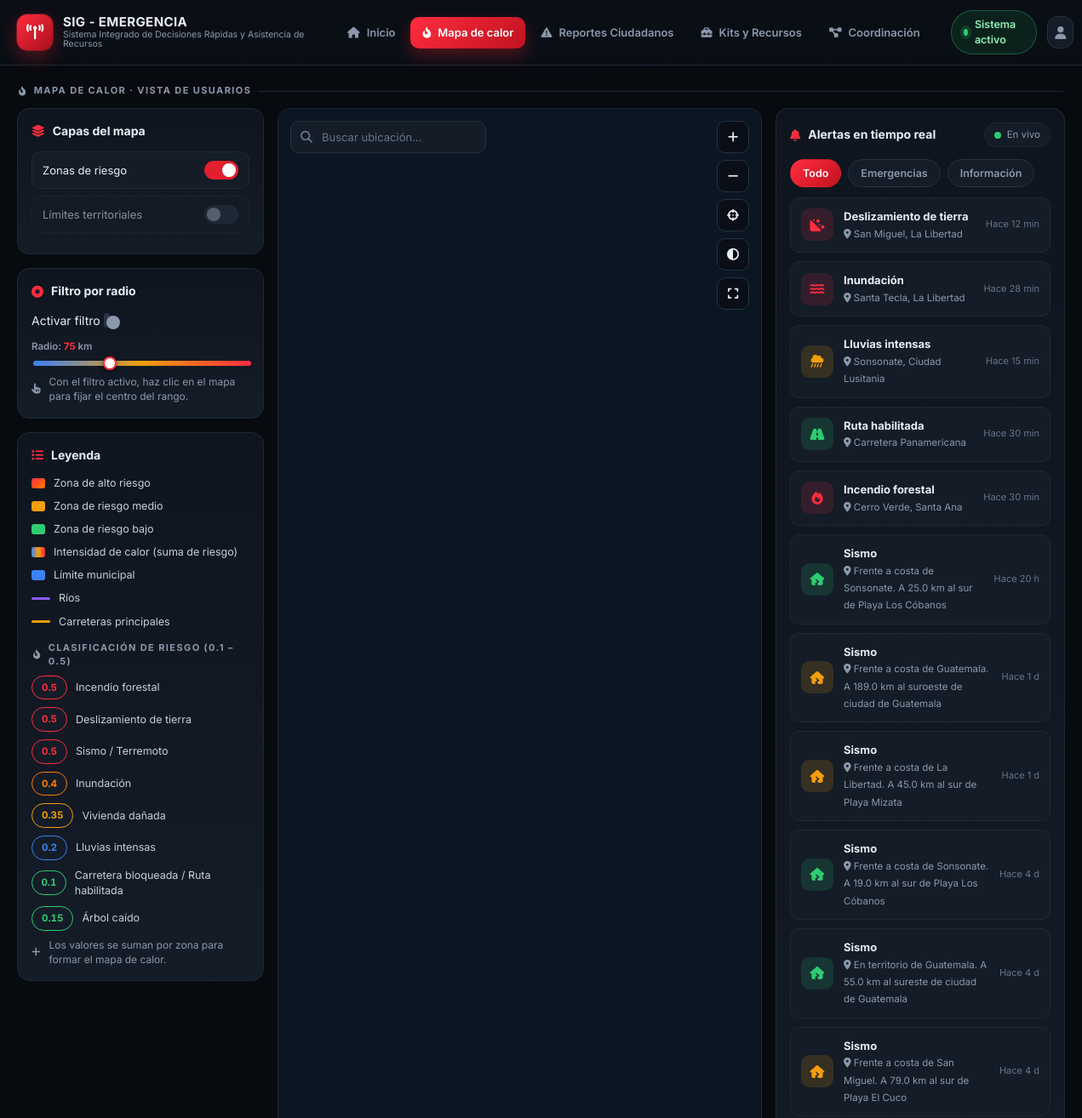
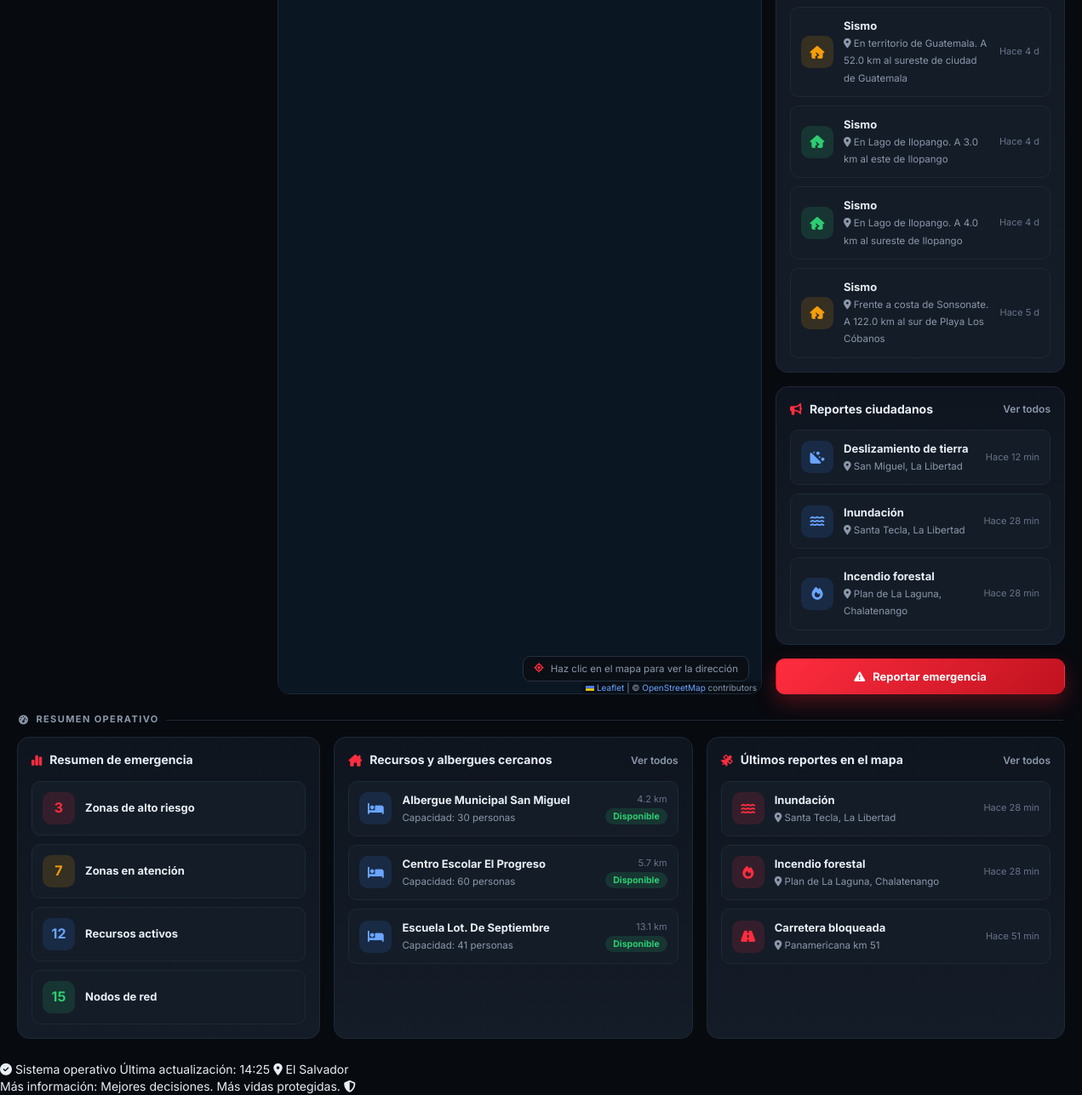
The app's page /mapa.php?reporte=17 with its own data (2 pictures, top to bottom).
### tables this page shows
CREATE TABLE alertas (
        id INTEGER PRIMARY KEY AUTOINCREMENT,
        nivel TEXT NOT NULL,
        tipo TEXT NOT NULL,
        lugar TEXT NOT NULL,
        tiempo TEXT NOT NULL,
        icon TEXT NOT NULL
    , lat REAL, lon REAL, ref TEXT, magnitud REAL, profundidad REAL, url TEXT, fuente TEXT, evento TEXT);

CREATE TABLE reportes (
        id INTEGER PRIMARY KEY AUTOINCREMENT,
        titulo TEXT NOT NULL,
        lugar TEXT NOT NULL,
        tiempo TEXT NOT NULL,
        estado TEXT NOT NULL,
        icon TEXT NOT NULL,
        descripcion TEXT NOT NULL DEFAULT ''
    , lat REAL, lon REAL);

CREATE TABLE kits (
        id INTEGER PRIMARY KEY AUTOINCREMENT,
        nombre TEXT NOT NULL,
        categoria TEXT NOT NULL,
        tipo TEXT NOT NULL,
        estado TEXT NOT NULL,
        ubicacion TEXT NOT NULL,
        cantidad TEXT NOT NULL,
        vencimiento TEXT NOT NULL,
        icon TEXT NOT NULL,
        color TEXT NOT NULL DEFAULT 'blue'
    );

CREATE TABLE albergues (
        id INTEGER PRIMARY KEY AUTOINCREMENT,
        nombre TEXT NOT NULL,
        distancia TEXT NOT NULL,
        capacidad TEXT NOT NULL,
        estado TEXT NOT NULL DEFAULT 'Disponible'
    , lat REAL, lon REAL);

### includes/data.php (called while the page is built, shortened)
<?php
$RECURSOS_RESUMEN = [
    ['valor' => '3',  'label' => 'Zonas de alto riesgo',  'color' => 'red'],
    ['valor' => '7',  'label' => 'Zonas en atención',     'color' => 'amber'],
    ['valor' => '12', 'label' => 'Recursos activos',      'color' => 'blue'],
    ['valor' => '15', 'label' => 'Nodos de red',          'color' => 'green'],
];
try {
    $pdo = db();
    $ALERTAS = $pdo->query("SELECT id, nivel, tipo, lugar, tiempo, icon FROM alertas ORDER BY id")->fetchAll();
    $REPORTES = $pdo->query("SELECT id, titulo, lugar, tiempo, estado, icon, lat, lon, descripcion AS \"desc\" FROM reportes ORDER BY id")->fetchAll();
    $KITS = $pdo->query("SELECT id, nombre AS n, categoria AS cat, tipo, estado AS disp, ubicacion AS loc, cantidad AS cant, vencimiento AS fecha, icon, color FROM kits ORDER BY id")->fetchAll();
    $ALBERGUES = $pdo->query("SELECT nombre AS n, distancia AS loc, capacidad AS cap, estado FROM albergues ORDER BY id")->fetchAll();
    $capas_db = $pdo->query("SELECT nombre AS n, activa FROM capas ORDER BY id")->fetchAll();
    $CAPAS = array_map(function ($c) {
        return ['n' => $c['n'], 'on' => (bool) $c['activa']];
    }, $capas_db);
} catch (Throwable $e) {
}

### includes/risk.php (called while the page is built, shortened)
<?php
function risk_scale() {
    return [
        ['key' => 'incendio',      'valor' => 0.50, 'label' => 'Incendio forestal'],
        ['key' => 'deslizamiento', 'valor' => 0.50, 'label' => 'Deslizamiento de tierra'],
        ['key' => 'sismo',         'valor' => 0.50, 'label' => 'Sismo / Terremoto'],
        ['key' => 'inundacion',    'valor' => 0.40, 'label' => 'Inundación'],
        ['key' => 'vivienda',      'valor' => 0.35, 'label' => 'Vivienda dañada'],
        ['key' => 'lluvia',        'valor' => 0.20, 'label' => 'Lluvias intensas'],
        ['key' => 'carretera',     'valor' => 0.10, 'label' => 'Carretera bloqueada / Ruta habilitada'],
        ['key' => 'arbol',         'valor' => 0.15, 'label' => 'Árbol caído'],
    ];
}
function risk_color($valor) {
    if ($valor >= 0.5) {
        return '#ff2d3f';
    }
    if ($valor >= 0.4) {
        return '#ff7a00';
    }
    if ($valor >= 0.3) {
        return '#f59e0b';
    }
    if ($valor >= 0.2) {
        return '#3b82f6';
    }
    return '#2ecc71';
}

### mapa.php (the view, shortened to what this page needs)
<?php
require_once __DIR__ . '/includes/data.php';
require_once __DIR__ . '/includes/risk.php';
$CAPA_KEYS = [
    'Zonas de riesgo' => 'riesgo',
    'Límites territoriales' => 'limites',
];
require __DIR__ . '/includes/header.php';
?>
<div class="section-label" style="margin-top:4px"><i class="fa-solid fa-fire-flame-curved"></i> Mapa de calor · Vista de usuarios</div>
<div class="grid cols-3">
  <div class="stack">
    <div class="panel layer-panel">
      <div class="panel-head"><h3><i class="fa-solid fa-layer-group"></i> Capas del mapa</h3></div>
      <?php foreach ($CAPAS as $c): ?>
        <?php $lk = $CAPA_KEYS[$c['n']] ?? ''; if ($lk === '') { continue; } ?>
        <div class="layer" style="opacity:<?= $c['on'] ? '1' : '.55' ?>">
          <span><?= htmlspecialchars($c['n']) ?></span>
          <label class="switch">
            <span class="sl"></span>
          </label>
        </div>
      <?php endforeach; ?>
    </div>
    <div class="panel">
      <div class="panel-head"><h3><i class="fa-solid fa-circle-dot"></i> Filtro por radio</h3></div>
      <div class="layer">
        <span>Activar filtro</span>
        <label class="switch">
          <span class="sl"></span>
        </label>
      </div>
      <div class="field radius-field" style="margin:12px 0 8px">
        <label for="radiusRange">Radio: <strong id="radiusVal">75</strong> km</label>
        <input type="range" id="radiusRange" min="10" max="200" step="5" value="75">
      </div>
      <div class="meta-row"><i class="fa-solid fa-hand-pointer"></i> Con el filtro activo, haz clic en el mapa para fijar el centro del rango.</div>
    </div>
    <div class="panel">
      <div class="panel-head"><h3><i class="fa-solid fa-list"></i> Leyenda</h3></div>
      <div class="legend">
        <div class="li"><span class="sw" style="background:linear-gradient(135deg,#ff2d3f,#ff7a00)"></span> Zona de alto riesgo</div>
        <div class="li"><span class="sw" style="background:#f59e0b"></span> Zona de riesgo medio</div>
        <div class="li"><span class="sw" style="background:#2ecc71"></span> Zona de riesgo bajo</div>
        <div class="li"><span class="sw" style="background:linear-gradient(90deg,#3b82f6,#f59e0b,#ff2d3f)"></span> Intensidad de calor (suma de riesgo)</div>
        <div class="li"><span class="sw" style="background:#3b82f6"></span> Límite municipal</div>
        <div class="li"><span class="ln" style="border-color:#8b5cf6"></span> Ríos</div>
        <div class="li"><span class="ln" style="border-color:#f59e0b"></span> Carreteras principales</div>
      </div>
      <div class="section-label" style="margin:14px 2px 8px"><i class="fa-solid fa-fire-flame-curved"></i> Clasificación de riesgo (0.1 – 0.5)</div>
      <div class="legend">
        <?php foreach (risk_scale() as $rs): ?>
          <div class="li">
            <span class="chip risk-chip" style="--c:<?= risk_color($rs['valor']) ?>"><?= rtrim(rtrim(number_format($rs['valor'], 2, '.', ''), '0'), '.') ?></span>
            <?= htmlspecialchars($rs['label']) ?>
          </div>
        <?php endforeach; ?>
      </div>
      <div class="meta-row" style="margin-top:8px"><i class="fa-solid fa-plus"></i> Los valores se suman por zona para formar el mapa de calor.</div>
    </div>
  </div>
  <div class="map-wrap">
    <div id="mapCalor" class="map"></div>
    <div class="map-search">
      <div class="input-icon">
        <i class="fa-solid fa-magnifying-glass"></i>
        <input type="text" data-osm-search data-osm-target="mapCalor" placeholder="Buscar ubicación..." autocomplete="off">
      </div>
    </div>
    <div class="map-tools">
      <button class="map-tool" data-map-action="zoom-in"><i class="fa-solid fa-plus"></i></button>
      <button class="map-tool" data-map-action="zoom-out"><i class="fa-solid fa-minus"></i></button>
      <button class="map-tool" data-map-action="locate"><i class="fa-solid fa-crosshairs"></i></button>
      <button class="map-tool" data-map-action="theme" title="Tema claro / oscuro"><i class="fa-solid fa-circle-half-stroke"></i></button>
      <button class="map-tool" data-map-action="expand"><i class="fa-solid fa-expand"></i></button>
    </div>
    <div class="map-coords"><i class="fa-solid fa-location-crosshairs"></i> Haz clic en el mapa para ver la dirección</div>
  </div>
  <div class="stack">
    <div class="panel">
      <div class="panel-head">
        <h3><i class="fa-solid fa-bell"></i> Alertas en tiempo real</h3>
        <div style="display:flex;gap:8px;align-items:center">
          <span class="chip"><span class="dot-g"></span> En vivo</span>
        </div>
      </div>
      <div class="tabs" id="alertTabs" style="margin-bottom:12px">
        <button class="tab is-active" type="button" data-anivel="all">Todo</button>
        <button class="tab" type="button" data-anivel="alta">Emergencias</button>
        <button class="tab" type="button" data-anivel="info">Información</button>
      </div>
      <div class="list" id="alertList">
        <?php foreach ($ALERTAS as $al): ?>
          <a class="row js-alerta" data-nivel="<?= $al['nivel'] ?>" data-alerta-id="<?= (int)($al['id'] ?? 0) ?>" href="reportes.php?alerta=<?= (int)($al['id'] ?? 0) ?>">
            <div class="ic <?= $al['nivel'] === 'baja' ? 'green' : ($al['nivel'] === 'media' ? 'amber' : 'red') ?>"><i class="fa-solid <?= htmlspecialchars($al['icon']) ?>"></i></div>
            <div class="txt"><strong><?= htmlspecialchars($al['tipo']) ?></strong><small><i class="fa-solid fa-location-dot"></i> <?= htmlspecialchars($al['lugar']) ?></small></div>
            <span class="time"><?= htmlspecialchars($al['tiempo']) ?></span>
          </a>
        <?php endforeach; ?>
      </div>
    </div>
    <div class="panel">
      <div class="panel-head">
        <h3><i class="fa-solid fa-bullhorn"></i> Reportes ciudadanos</h3>
        <a class="link" href="reportes.php">Ver todos</a>
      </div>
      <div class="list">
        <?php foreach (array_slice($REPORTES, 0, 3) as $r): ?>
          <a class="row" href="reportes.php?ver=<?= (int)($r['id'] ?? 0) ?>">
            <div class="ic blue"><i class="fa-solid <?= htmlspecialchars($r['icon']) ?>"></i></div>
            <div class="txt"><strong><?= htmlspecialchars($r['titulo']) ?></strong><small><i class="fa-solid fa-location-dot"></i> <?= htmlspecialchars($r['lugar']) ?></small></div>
            <span class="time"><?= htmlspecialchars($r['tiempo']) ?></span>
          </a>
        <?php endforeach; ?>
      </div>
    </div>
    <a class="btn btn-red btn-block" href="reportar.php"><i class="fa-solid fa-triangle-exclamation"></i> Reportar emergencia</a>
  </div>
</div>
<div class="section-label"><i class="fa-solid fa-gauge-high"></i> Resumen operativo</div>
<div class="grid" style="grid-template-columns:1.1fr 1.3fr 1.3fr;">
  <div class="panel">
    <div class="panel-head"><h3><i class="fa-solid fa-chart-simple"></i> Resumen de emergencia</h3></div>
    <div class="list">
      <?php foreach ($RECURSOS_RESUMEN as $r): ?>
        <div class="row">
          <div class="ic <?= $r['color'] ?>"><strong style="font-size:16px"><?= $r['valor'] ?></strong></div>
          <div class="txt"><strong><?= $r['label'] ?></strong></div>
        </div>
      <?php endforeach; ?>
    </div>
  </div>
  <div class="panel">
    <div class="panel-head"><h3><i class="fa-solid fa-house-chimney"></i> Recursos y albergues cercanos</h3><a class="link" href="recursos.php">Ver todos</a></div>
    <div class="list">
      <?php foreach ($ALBERGUES as $a): ?>
        <div class="row">
          <div class="ic blue"><i class="fa-solid fa-bed"></i></div>
          <div class="txt"><strong><?= htmlspecialchars($a['n']) ?></strong><small><?= htmlspecialchars($a['cap']) ?></small></div>
          <div style="text-align:right"><div class="time"><?= htmlspecialchars($a['loc']) ?></div><span class="badge disp"><?= htmlspecialchars($a['estado']) ?></span></div>
        </div>
      <?php endforeach; ?>
    </div>
  </div>
  <div class="panel">
    <div class="panel-head"><h3><i class="fa-solid fa-satellite"></i> Últimos reportes en el mapa</h3><a class="link" href="reportes.php">Ver todos</a></div>
    <div class="list">
      <?php foreach (array_slice($REPORTES, 1, 3) as $r): ?>
        <a class="row" href="reportes.php?ver=<?= (int)($r['id'] ?? 0) ?>">
          <div class="ic red"><i class="fa-solid <?= htmlspecialchars($r['icon']) ?>"></i></div>
          <div class="txt"><strong><?= htmlspecialchars($r['titulo']) ?></strong><small><i class="fa-solid fa-location-dot"></i> <?= htmlspecialchars($r['lugar']) ?></small></div>
          <span class="time"><?= htmlspecialchars($r['tiempo']) ?></span>
        </a>
      <?php endforeach; ?>
    </div>
  </div>
</div>
<?php require __DIR__ . '/includes/footer.php'; ?>

### records on screen
alertas: tipo "Deslizamiento de tierra", lugar "San Miguel, La Libertad", tiempo "Hace 12 min"
alertas: tipo "Inundación", lugar "Santa Tecla, La Libertad", tiempo "Hace 28 min"
alertas: tipo "Lluvias intensas", lugar "Sonsonate, Ciudad Lusitania", tiempo "Hace 15 min"
alertas: tipo "Ruta habilitada", lugar "Carretera Panamericana", tiempo "Hace 30 min"
alertas: tipo "Incendio forestal", lugar "Cerro Verde, Santa Ana", tiempo "Hace 30 min"
alertas: tipo "Sismo", lugar "Frente a costa de Sonsonate. A 25.0 km al sur de Playa Los Cóbanos", tiempo "Hace 20 h"
alertas: tipo "Sismo", lugar "Frente a costa de Guatemala. A 189.0 km al suroeste de ciudad de Guatemala", tiempo "Hace 1 d"
alertas: tipo "Sismo", lugar "Frente a costa de La Libertad. A 45.0 km al sur de Playa Mizata", tiempo "Hace 1 d"
alertas: tipo "Sismo", lugar "Frente a costa de Sonsonate. A 19.0 km al sur de Playa Los Cóbanos", tiempo "Hace 4 d"
alertas: tipo "Sismo", lugar "En territorio de Guatemala. A 55.0 km al sureste de ciudad de Guatemala", tiempo "Hace 4 d"
alertas: tipo "Sismo", lugar "Frente a costa de San Miguel. A 79.0 km al sur de Playa El Cuco", tiempo "Hace 4 d"
alertas: tipo "Sismo", lugar "En territorio de Guatemala. A 52.0 km al sureste de ciudad de Guatemala", tiempo "Hace 4 d"
alertas: tipo "Sismo", lugar "En Lago de Ilopango. A 3.0 km al este de Ilopango", tiempo "Hace 4 d"
alertas: tipo "Sismo", lugar "En Lago de Ilopango. A 4.0 km al sureste de Ilopango", tiempo "Hace 4 d"
alertas: tipo "Sismo", lugar "Frente a costa de Sonsonate. A 122.0 km al sur de Playa Los Cóbanos", tiempo "Hace 5 d"
reportes: titulo "Deslizamiento de tierra", lugar "San Miguel, La Libertad", tiempo "Hace 12 min"
reportes: titulo "Inundación", lugar "Santa Tecla, La Libertad", tiempo "Hace 28 min"
reportes: titulo "Incendio forestal", lugar "Plan de La Laguna, Chalatenango", tiempo "Hace 28 min"
kits: id "3", label "Zonas de alto riesgo"
albergues: nombre "Albergue Municipal San Miguel", capacidad "Capacidad: 30 personas", distancia "4.2 km", estado "Disponible"
albergues: nombre "Centro Escolar El Progreso", capacidad "Capacidad: 60 personas", distancia "5.7 km", estado "Disponible"
albergues: nombre "Escuela Lot. De Septiembre", capacidad "Capacidad: 41 personas", distancia "13.1 km", estado "Disponible"
reportes: titulo "Carretera bloqueada", lugar "Panamericana km 51", tiempo "Hace 51 min"

### other values on screen
$APP['nombre'] "SIG - EMERGENCIA"
$APP['subtitulo'] "Sistema Integrado de Decisiones Rápidas y Asistencia de Recursos"
$item['label'] "Inicio"
$item['label'] "Mapa de calor"
$item['label'] "Reportes Ciudadanos"
$item['label'] "Kits y Recursos"
$item['label'] "Coordinación"
$c['n'] "Zonas de riesgo"
$c['n'] "Límites territoriales"
rtrim(rtrim(number_format($rs['valor'], 2, '.', ''), '0'), '.') "0.5"
$rs['label'] "Incendio forestal"
$rs['label'] "Deslizamiento de tierra"
$rs['label'] "Sismo / Terremoto"
rtrim(rtrim(number_format($rs['valor'], 2, '.', ''), '0'), '.') "0.4"
$rs['label'] "Inundación"
